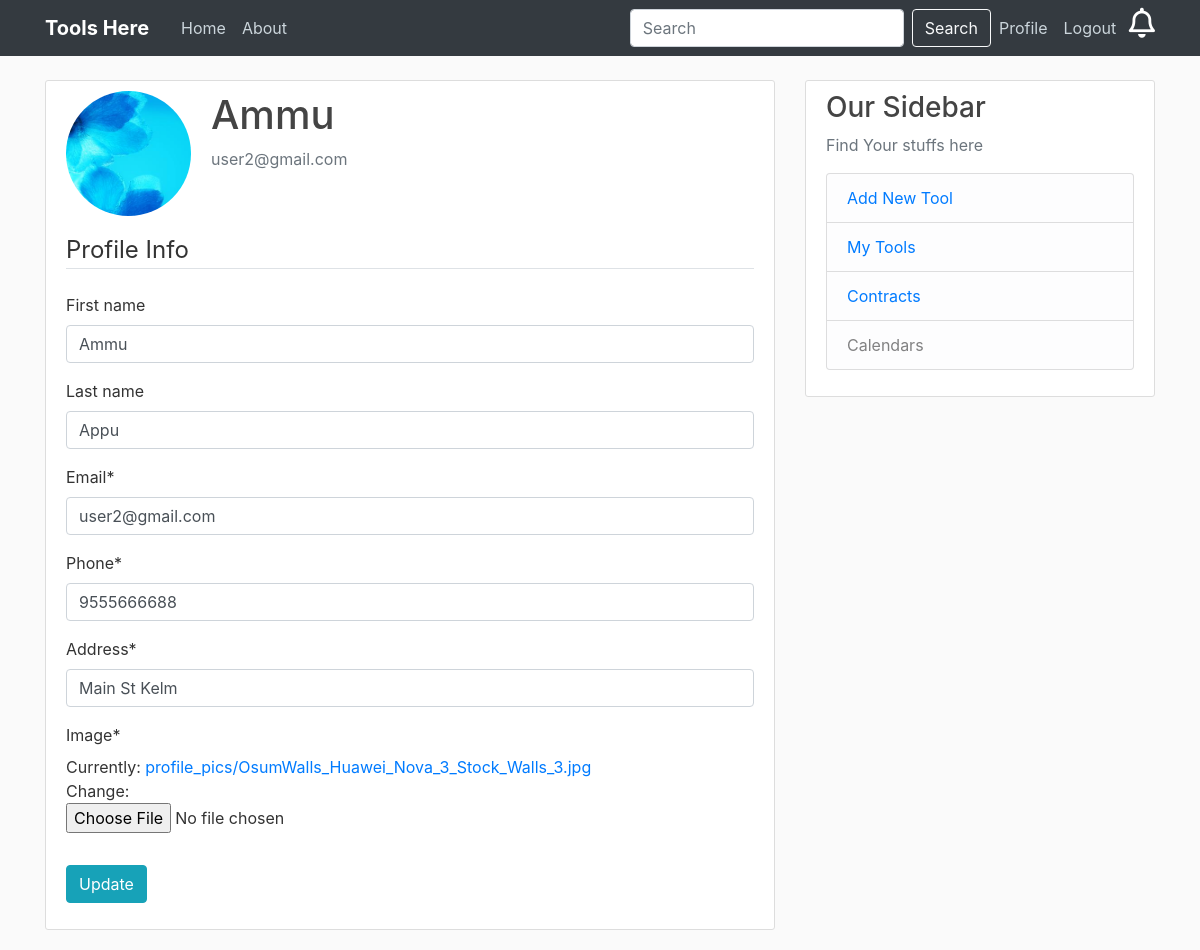
The app's page /accounts/profile/ (signed in) with its own data.
### accounts/models.py (models this page shows)
class CustomUser(AbstractUser):
    username = None
    email = models.EmailField(_('email address'), unique=True)
    phone = models.CharField(max_length=10, null=True)
    address = models.CharField(max_length=200, null=True)
    USERNAME_FIELD = 'email'
    REQUIRED_FIELDS = []
    objects = CustomUserManager()

### users/models.py (models this page shows, shortened)
class Profile(models.Model):
    user = models.OneToOneField(CustomUser, on_delete=models.CASCADE)
    image = models.ImageField(default='default.jpg', upload_to='profile_pics')

### users/views.py (the view)
# urls.py: path('accounts/profile/', user_views.profile, name='profile'),
@login_required()
def profile(req):
	if req.method == 'POST':
		u_form = UserUpdateForm(req.POST, instance=req.user)
		p_form = ProfileUpdateForm(req.POST, req.FILES, instance=req.user.profile)
		if u_form.is_valid() and p_form.is_valid():
			u_form.save()
			p_form.save()
			messages.success(req, f'Your account has been updated!')
			return redirect('profile')
	else:
		u_form = UserUpdateForm(instance=req.user)
		p_form = ProfileUpdateForm(instance=req.user.profile)
	context = {
		'u_form': u_form,
		'p_form': p_form
	}
	return render(req, 'users/profile.html', context)

### users/forms.py
class UserUpdateForm(forms.ModelForm):
	email = forms.EmailField()
	class Meta:
		model = get_user_model()
		fields = ['first_name','last_name','email','phone','address']

class ProfileUpdateForm(forms.ModelForm):
	class Meta:
		model = Profile
		fields = ['image']

### users/templates/users/profile.html (shortened to what this page needs)
{% extends "base.html" %}
{% load crispy_forms_tags %}
{% block content %}
	<div class="content-section">
		<div class="media">
			<img class="rounded-circle account-img" src="{{ user.profile.image.url }}" width="100" height="100">
			<div class="media-body">
				<h2 class="account-heading">{{ user.first_name }}</h2>
				<p class="text-secondary">{{ user.email }}</p>
			</div>
		</div>
		<form method="POST" enctype="multipart/form-data">
			<fieldset class="form-group">
				<legend class="border-bottom mb-4">Profile Info</legend>
				{{ u_form|crispy }}
				{{ p_form|crispy }}
			</fieldset>
			<div class="form-group">
				<button class="btn btn-info" type="submit">Update</button>
			</div>
		</form>
	</div>
{% endblock content %}
{% block sidebar %}
	<div class="content-section">
        <h3>Our Sidebar</h3>
            <p class='text-muted'>Find Your stuffs here
              <ul class="list-group">
              	<li class="list-group-item list-group-item-light">
                	<a href="{% url 'post-create' %}">Add New Tool</a>
                </li>
                <li class="list-group-item list-group-item-light">
                	<a href="{% url 'mytools' %}">My Tools</a>
                </li>
                <li class="list-group-item list-group-item-light">
                	<a href="{% url 'contracts-ongoing' %}">Contracts</a>
                </li>
                <li class="list-group-item list-group-item-light">Calendars</li>
              </ul>
            </p>
    </div>
    </div>
{% endblock sidebar %}

### tools2/static/home/main.css (style rules this page uses)
body { background: #fafafa; color: #333333; margin-top: 5rem; }
h1, h2, h3, h4, h5, h6 { color: #444444; }
ul { margin: 0; }
.content-section { background: #ffffff; padding: 10px 20px; border: 1px solid #dddddd; border-radius: 3px; margin-bottom: 20px; }
.account-img { height: 125px; width: 125px; margin-right: 20px; margin-bottom: 16px; }
.account-heading { font-size: 2.5rem; }

### records on screen
CustomUser: profile.image (picture), first_name "Ammu", email "user2@gmail.com", last_name "Appu", phone "9555666688", address "Main St Kelm"
